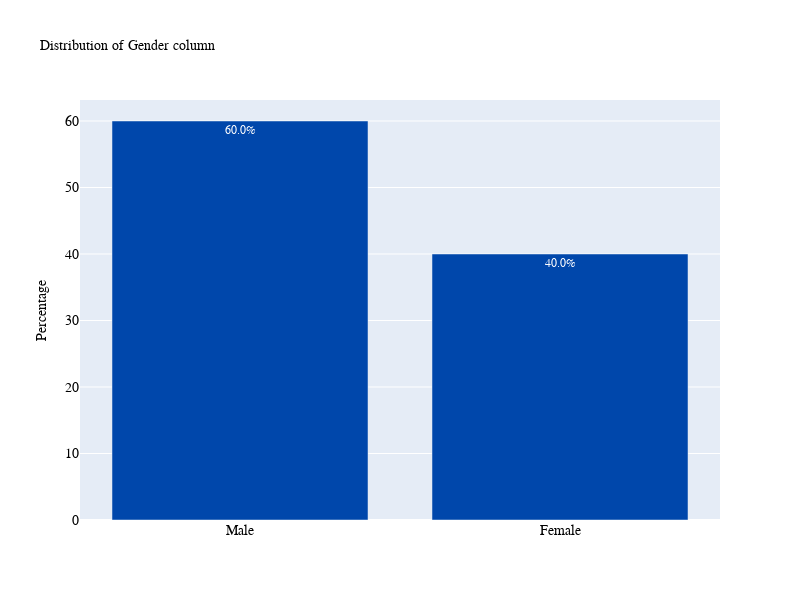

Notebook code for this chart:
### Code cell
plot_bar('Gender')

### Figure 1 — Plotly figure (JSON) as saved in the notebook; plotly's stock layout.template omitted (floating-point values rounded to 4 significant figures)
{"data": [{"marker": {"color": "#0047AB"}, "text": ["60.0%", "40.0%"], "textposition": "auto", "x": ["Male", "Female"], "y": [60, 40], "type": "bar"}], "layout": {"autosize": false, "font": {"color": "white", "family": "Courier New, monospace", "size": 12}, "height": 600, "title": {"font": {"color": "black", "family": "Courier New, monospace", "size": 14}, "text": "Distribution of Gender column"}, "width": 800, "xaxis": {"tickfont": {"color": "black", "family": "Courier New, monospace", "size": 14}}, "yaxis": {"tickfont": {"color": "black", "family": "Courier New, monospace", "size": 14}, "title": {"font": {"color": "black", "size": 14}, "text": "Percentage"}}}}
